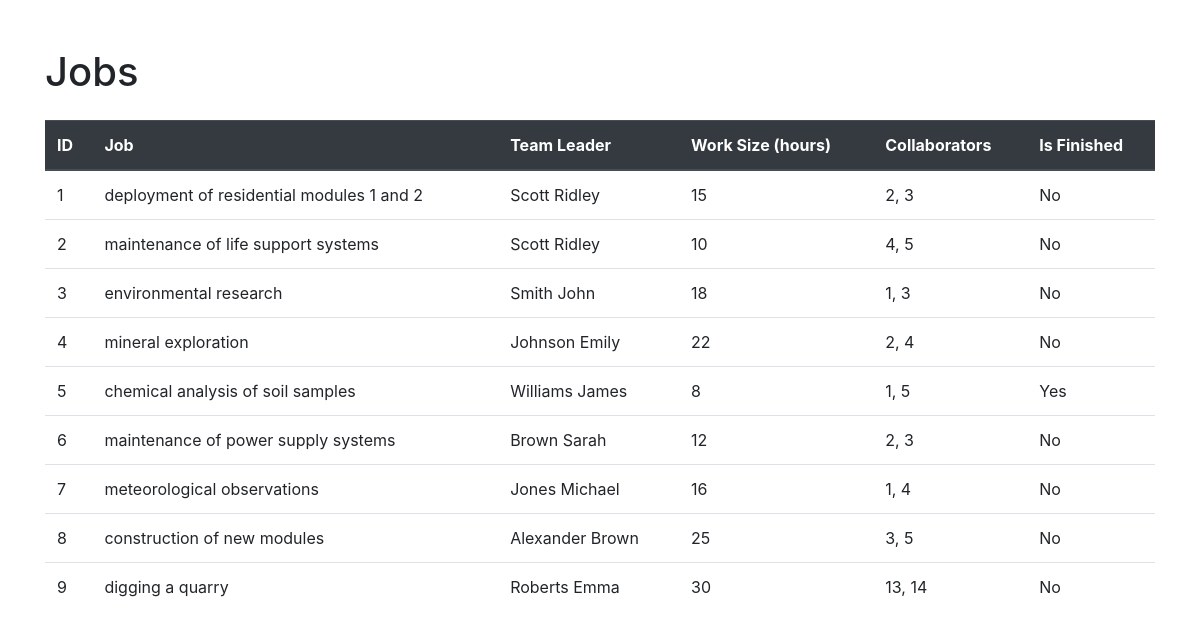
The page / on the database its author committed.
### task11.py (models this page shows)
class Jobs(Base):
    __tablename__ = 'jobs'
    id = Column(Integer, primary_key=True, autoincrement=True)
    team_leader = Column(Integer, ForeignKey('users.id'))
    job = Column(String)
    work_size = Column(Integer)
    collaborators = Column(String)
    start_date = Column(DateTime)
    end_date = Column(DateTime)
    is_finished = Column(Boolean)
    user = relationship("User", foreign_keys=[team_leader])

class User(Base):
    __tablename__ = 'users'
    id = Column(Integer, primary_key=True, autoincrement=True)
    surname = Column(String)
    name = Column(String)
    age = Column(Integer)
    position = Column(String)
    speciality = Column(String)
    address = Column(String)
    email = Column(String, unique=True)
    hashed_password = Column(String)
    modified_date = Column(DateTime)

### task13.py (the view)
@app.route('/')
def show_jobs():
    all_jobs = session.query(Jobs).all()
    return render_template('templates/task13.html', jobs=all_jobs)

### templates/task13.html (shortened to what this page needs)
<!DOCTYPE html>
<html lang="en">
<head>
    <link href="https://maxcdn.bootstrapcdn.com/bootstrap/4.5.2/css/bootstrap.min.css" rel="stylesheet">
</head>
<body>
    <div class="container">
        <h1 class="mt-5">Jobs</h1>
        <table class="table mt-4">
            <thead class="thead-dark">
                <tr>
                    <th scope="col">ID</th>
                    <th scope="col">Job</th>
                    <th scope="col">Team Leader</th>
                    <th scope="col">Work Size (hours)</th>
                    <th scope="col">Collaborators</th>
                    <th scope="col">Is Finished</th>
                </tr>
            </thead>
            <tbody>
                {% for job in jobs %}
                <tr>
                    <td>{{ job.id }}</td>
                    <td>{{ job.job }}</td>
                    <td>{{ job.user.surname }} {{ job.user.name }}</td>
                    <td>{{ job.work_size }}</td>
                    <td>{{ job.collaborators }}</td>
                    <td>{{ "Yes" if job.is_finished else "No" }}</td>
                </tr>
                {% endfor %}
            </tbody>
        </table>
    </div>
</body>
</html>

### rows shown on the page
Jobs: id "1", job "deployment of residential modules 1 and 2", user.surname "Scott", user.name "Ridley", work_size "15", collaborators "2, 3", is_finished "No"
Jobs: id "2", job "maintenance of life support systems", user.surname "Scott", user.name "Ridley", work_size "10", collaborators "4, 5", is_finished "No"
Jobs: id "3", job "environmental research", user.surname "Smith", user.name "John", work_size "18", collaborators "1, 3", is_finished "No"
Jobs: id "4", job "mineral exploration", user.surname "Johnson", user.name "Emily", work_size "22", collaborators "2, 4", is_finished "No"
Jobs: id "5", job "chemical analysis of soil samples", user.surname "Williams", user.name "James", work_size "8", collaborators "1, 5", is_finished "Yes"
Jobs: id "6", job "maintenance of power supply systems", user.surname "Brown", user.name "Sarah", work_size "12", collaborators "2, 3", is_finished "No"
Jobs: id "7", job "meteorological observations", user.surname "Jones", user.name "Michael", work_size "16", collaborators "1, 4", is_finished "No"
Jobs: id "8", job "construction of new modules", user.surname "Alexander", user.name "Brown", work_size "25", collaborators "3, 5", is_finished "No"
Jobs: id "9", job "digging a quarry", user.surname "Roberts", user.name "Emma", work_size "30", collaborators "13, 14", is_finished "No"
